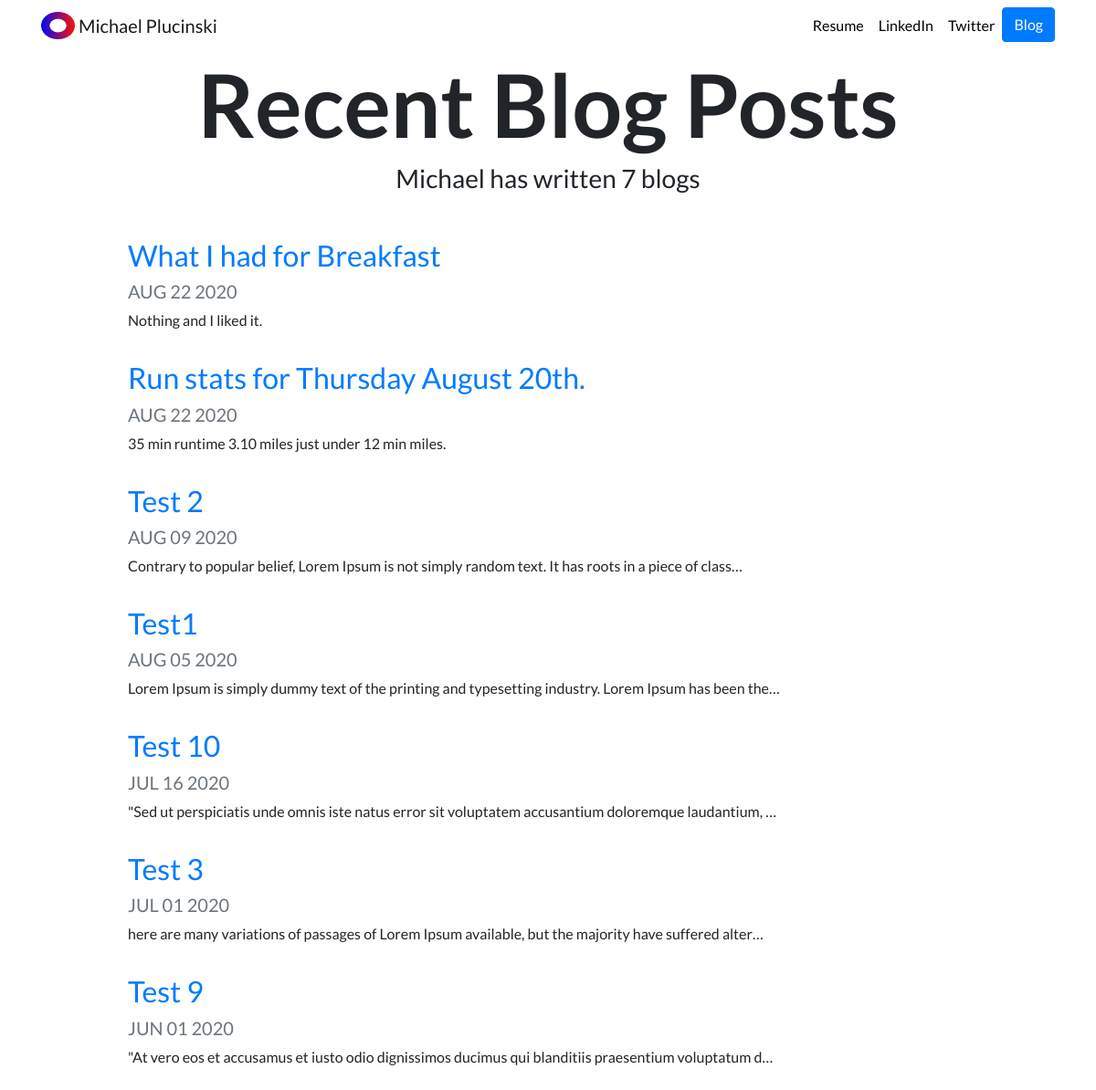
Screenshot of /blog/ with the database file from the repository.
### blog/models.py (models this page shows, shortened)
class Blog_post(models.Model):
    title = models.CharField(max_length=100)
    post_date = models.DateField()
    post_description = models.TextField()

### blog/views.py (the view)
# urls.py: path('', views.all_blogs, name='all_blogs'),
def all_blogs(request):
    blog_count = Blog_post.objects.count
    blogs = Blog_post.objects.order_by('-post_date')
    return render(request, 'blog/all_blogs.html', {'blogs':blogs})

### blog/templates/blog/all_blogs.html (shortened to what this page needs)
{% extends 'portfolio/base.html' %}
{% block content %}
{% load static %}
<head>
</head>
<body>
    <h1 id="blogtitle" class="font-weight-bold text-center">Recent Blog Posts</h1>
    <h3 class="text-center mb-5">Michael has written {{ blogs.count }} blog{{ blogs.count|pluralize }}</h3>
    {% for blog in blogs %}
    <div class="row justify-content-center my-3">
        <div class="col-md-10">
            <a href="{% url 'blog:detail' blog.id %}">
                <h2>{{ blog.title }}</h2>
            </a>
            <h5 class="text-muted">{{ blog.post_date|date:'M d Y'|upper }}</h5>
            <p>{{ blog.post_description|striptags|truncatechars:100 }}</p>
        </div>
    </div>
    {% endfor %}
</body>
{% endblock %}

### portfolio/static/portfolio/custom.css (style rules this page uses)
body { font-family: 'Lato', sans-serif; }
#blogtitle { font-size: 6rem; }

### rows the page displays
Blog_post: title "What I had for Breakfast", post_date "AUG 22 2020", post_description "Nothing and I liked it."
Blog_post: title "Run stats for Thursday August 20th.", post_date "AUG 22 2020", post_description "35 min runtime 3.10 miles just under 12 min miles."
Blog_post: title "Test 2", post_date "AUG 09 2020", post_description "Contrary to popular belief, Lorem Ipsum is not simply random text. It has roots in a piece of class…"
Blog_post: title "Test1", post_date "AUG 05 2020", post_description "Lorem Ipsum is simply dummy text of the printing and typesetting industry. Lorem Ipsum has been the…"
Blog_post: title "Test 10", post_date "JUL 16 2020", post_description "\"Sed ut perspiciatis unde omnis iste natus error sit voluptatem accusantium doloremque laudantium, …"
Blog_post: title "Test 3", post_date "JUL 01 2020", post_description "here are many variations of passages of Lorem Ipsum available, but the majority have suffered alter…"
Blog_post: title "Test 9", post_date "JUN 01 2020", post_description "\"At vero eos et accusamus et iusto odio dignissimos ducimus qui blanditiis praesentium voluptatum d…"

### other values shown
{{ blogs.count }} "7"
